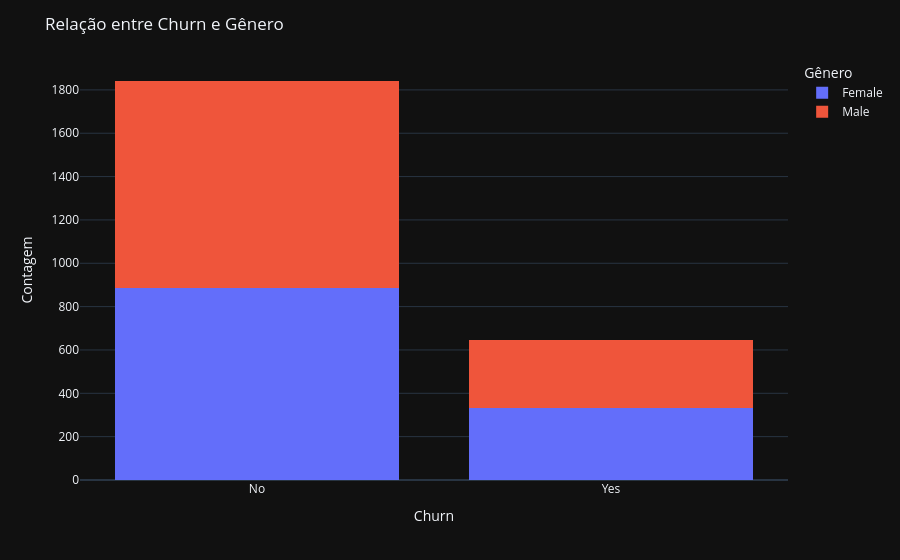

Notebook code for this chart:
### Code cell
#seu códigp aqui
fig = px.histogram(df, x='Churn', color='Genero', barmode='stack')

fig.update_layout(title='Relação entre Churn e Gênero',
                  xaxis_title='Churn',
                  yaxis_title='Contagem',
                  legend_title='Gênero')
fig.show()

### Figure 1 — Plotly figure (JSON) as saved in the notebook; plotly's stock layout.template omitted (floating-point values rounded to 4 significant figures; data arrays with more than 128 entries replaced by an {"elided": "..."} marker saying what was removed)
{"data": [{"bingroup": "x", "hovertemplate": "Genero=Female<br>Churn=%{x}<br>count=%{y}<extra></extra>", "legendgroup": "Female", "marker": {"color": "#636efa", "pattern": {"shape": ""}}, "name": "Female", "orientation": "v", "showlegend": true, "x": {"elided": "1219 str values"}, "xaxis": "x", "yaxis": "y", "type": "histogram"}, {"bingroup": "x", "hovertemplate": "Genero=Male<br>Churn=%{x}<br>count=%{y}<extra></extra>", "legendgroup": "Male", "marker": {"color": "#EF553B", "pattern": {"shape": ""}}, "name": "Male", "orientation": "v", "showlegend": true, "x": {"elided": "1269 str values"}, "xaxis": "x", "yaxis": "y", "type": "histogram"}], "layout": {"xaxis": {"anchor": "y", "domain": [0.0, 1.0], "title": {"text": "Churn"}}, "yaxis": {"anchor": "x", "domain": [0.0, 1.0], "title": {"text": "Contagem"}}, "legend": {"title": {"text": "Gênero"}, "tracegroupgap": 0}, "margin": {"t": 60}, "barmode": "stack", "title": {"text": "Relação entre Churn e Gênero"}}}
